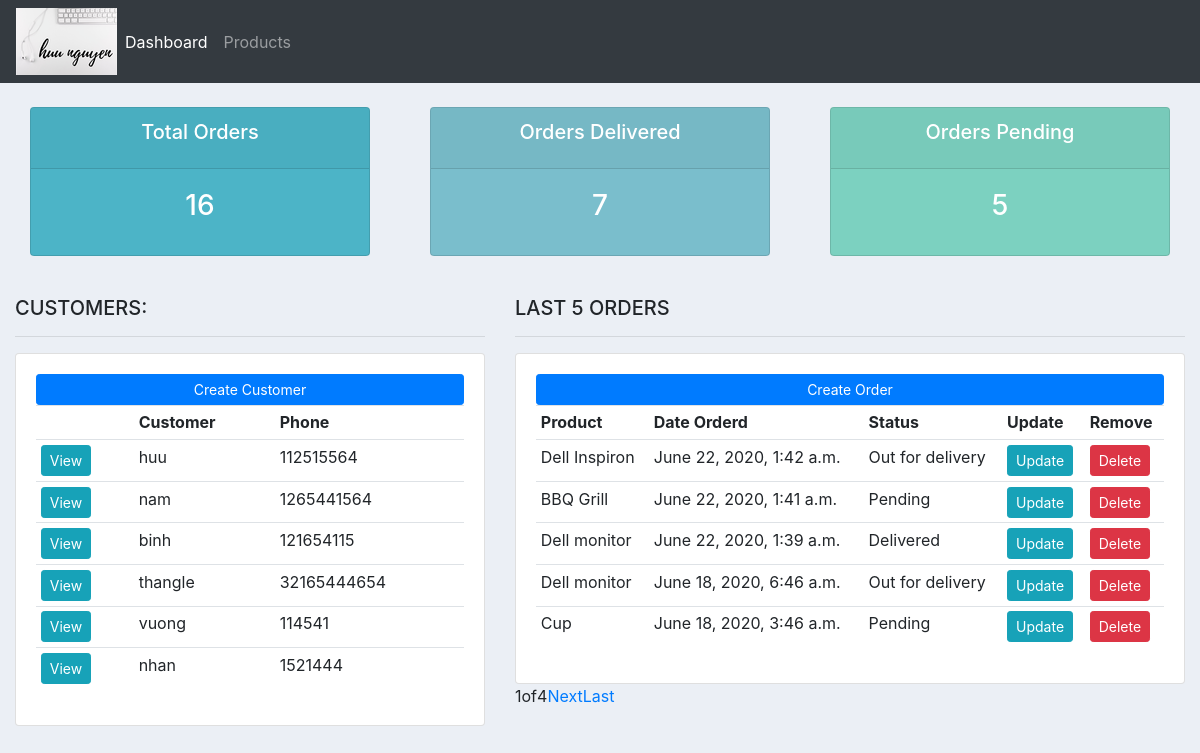
Before: / with the older database file.
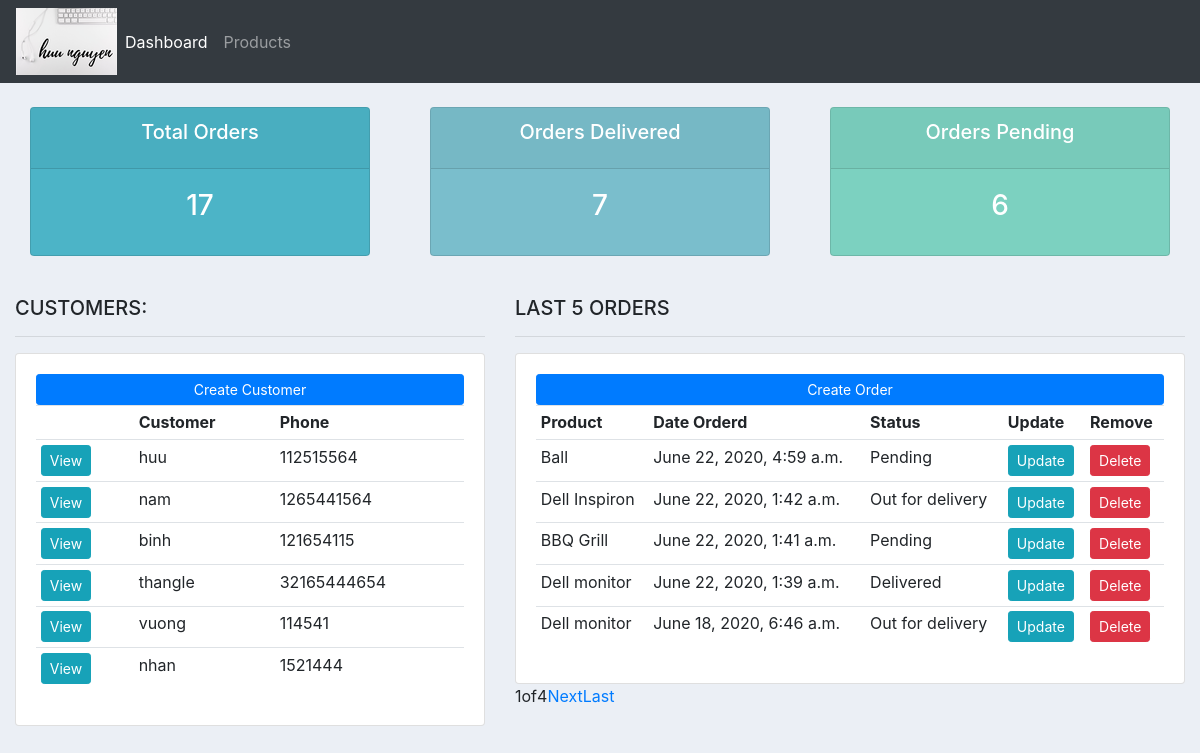
After: the same page with the newer database file.
### database_crud/models.py (models this page shows, shortened)
class Customer(models.Model):
	name = models.CharField(max_length=200, null=True)
	phone = models.CharField(max_length=200, null=True)
	email = models.CharField(max_length=200, null=True)
	date_created = models.DateTimeField(auto_now_add=True, null=True)

class Order(models.Model):
	STATUS = (
			('Pending', 'Pending'),
			('Out for delivery', 'Out for delivery'),
			('Delivered', 'Delivered'),
			)
	customer = models.ForeignKey(Customer, null=True, on_delete= models.SET_NULL)
	product = models.ForeignKey(Product, null=True, on_delete= models.SET_NULL)
	date_created = models.DateTimeField(auto_now_add=True, null=True)
	status = models.CharField(max_length=200, null=True, choices=STATUS)

class Product(models.Model):
	CATEGORY = (
			('Indoor', 'Indoor'),
			('Out Door', 'Out Door'),
			)
	name = models.CharField(max_length=200, null=True)
	price = models.FloatField(null=True)
	category = models.CharField(max_length=200, null=True, choices=CATEGORY)
	description = models.CharField(max_length=200, null=True, blank=True)
	date_created = models.DateTimeField(auto_now_add=True, null=True)
	tags = models.ManyToManyField(Tag)
	def __str__(self):
		return self.name

### database_crud/views.py (the view)
# urls.py: 2. Add a URL to urlpatterns:  path('', views.home, name='home')
def home(request):
	orders = Order.objects.all().order_by('-id')
	customers = Customer.objects.all()
	total_customers = customers.count()
	total_orders = orders.count()
	delivered = orders.filter(status='Delivered').count()
	pending = orders.filter(status='Pending').count()
	paginator=Paginator(orders,5)
	page=request.GET.get('page') #?page=2
	orders=paginator.get_page(page)
	context = {
                'orders':orders,
                'customers':customers,
	            'total_orders':total_orders,
                'delivered':delivered,
	            'pending':pending
                }
	return render(request, 'pages/dashboard.html', context)

### database_crud/templates/pages/dashboard.html (shortened to what this page needs)
{%  extends 'pages/main.html' %}
{% block content %}
{%  include 'pages/status.html' %}
<br>
<div class="row">
	<div class="col-md-5">
		<h5>CUSTOMERS:</h5>
		<hr>
		<div class="card card-body">
			<a class="btn btn-primary  btn-sm btn-block" href="{% url 'create_customer' %}">Create Customer</a>
			<table class="table table-sm">
				<tr>
					<th></th>
					<th>Customer</th>
					<th>Phone</th>
				</tr>
				{% for customer in customers %}
					<tr>
						<td><a class="btn btn-sm btn-info" href="{% url 'customer' customer.id %}">View</a></td>
						<td>{{customer.name}}</td>
						<td>{{customer.phone}}</td>
					</tr>
				{% endfor %}
			</table>
		</div>
	</div>
	<div class="col-md-7">
		<h5>LAST 5 ORDERS</h5>
		<hr>
		<div class="card card-body">
			<a class="btn btn-primary  btn-sm btn-block" href="{% url 'create_order' %}">Create Order</a>
			<table class="table table-sm">
				<tr>
					<th>Product</th>
					<th>Date Orderd</th>
					<th>Status</th>
					<th>Update</th>
					<th>Remove</th>
				</tr>
				{% for order in orders %}
					<tr>
						<td>{{order.product}}</td>
						<td>{{order.date_created}}</td>
						<td>{{order.status}}</td>
						<td><a class="btn btn-sm btn-info" href="{% url 'update_order' order.id %}">Update</a></td>
						<td><a class="btn btn-sm btn-danger" href="{% url 'delete_order' order.id %}">Delete</a></td>
					</tr>
				{% endfor %}
			</table>
		</div>
		<div class="pagination">
			<span>{{ orders.number }}</span>
			<span>of</span>
			<span>{{ orders.paginator.num_pages }}</span>
			{% if orders.has_next %}
				<a href="?page={{ orders.next_page_number }}">Next</a>
				<br>
				<a href="?page={{ orders.paginator.num_pages }}">Last</a>
			{% endif %}
		</div>
	</div>
</div>
{% endblock %}

Changed rows visible on the page:
no longer on this page (row unchanged): Order: product "Cup", date_created "June 18, 2020, 3:46 a.m.", status "Pending"
added Order: product "Ball", date_created "June 22, 2020, 4:59 a.m.", status "Pending"
Other visible differences:
{{ total_orders }}: "16" → "17"
{{ pending }}: "5" → "6"
